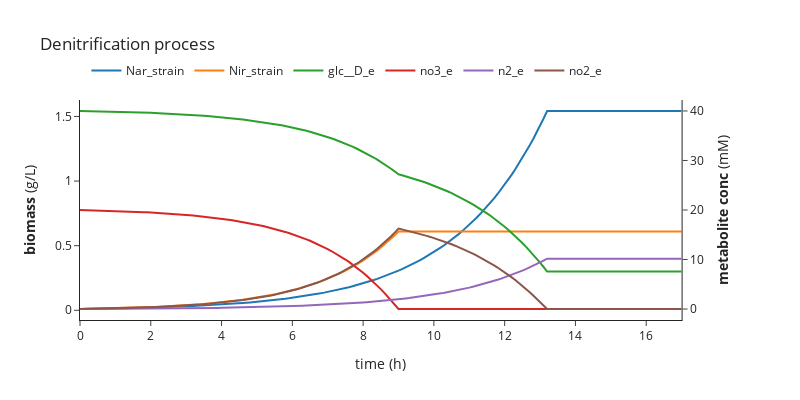

Notebook code for this chart:
### Markdown cell above
Finally, we are going to make a graph of the results

    4.5. Making a graph

### Code cell
import plotly.express as px
import plotly.graph_objects as go
from plotly.subplots import make_subplots
# Create figure with secondary y-axis
fig = make_subplots(specs=[[{"secondary_y": True}]])
for i in ['Nar_strain', 'Nir_strain']:
# Add traces
    fig.add_trace(
    go.Scatter(x=dataframe['cycle']*0.1, y=dataframe[i], name=i),
    secondary_y=False,
    )
for m in ['glc__D_e', 'no3_e', 'n2_e','no2_e']:
    fig.add_trace(
    go.Scatter(x=dataframe['cycle']*0.1, y=dataframe[m], name=m),
    secondary_y=True,
    )

# Set x-axis title
fig.update_xaxes(title_text="time (h)")

# Set y-axes titles
fig.update_yaxes(title_text="<b>biomass</b> (g/L)", secondary_y=False)
fig.update_yaxes(title_text="<b>metabolite conc</b> (mM)", secondary_y=True)
fig.update_layout(legend=dict(

    y=1.2,
    orientation='h',

    x=0.01
),height=400, width=800,title_text="Denitrification process",template='simple_white')
fig.show()

### Figure 1 — Plotly figure (JSON) as saved in the notebook; plotly's stock layout.template omitted (floating-point values rounded to 4 significant figures; data arrays with more than 128 entries replaced by an {"elided": "..."} marker saying what was removed)
{"data": [{"name": "Nar_strain", "type": "scatter", "x": {"elided": "171 float values"}, "xaxis": "x", "y": {"elided": "171 float values"}, "yaxis": "y"}, {"name": "Nir_strain", "type": "scatter", "x": {"elided": "171 float values"}, "xaxis": "x", "y": {"elided": "171 float values"}, "yaxis": "y"}, {"name": "glc__D_e", "type": "scatter", "x": {"elided": "171 float values"}, "xaxis": "x", "y": {"elided": "171 float values"}, "yaxis": "y2"}, {"name": "no3_e", "type": "scatter", "x": {"elided": "171 float values"}, "xaxis": "x", "y": {"elided": "171 float values"}, "yaxis": "y2"}, {"name": "n2_e", "type": "scatter", "x": {"elided": "171 float values"}, "xaxis": "x", "y": {"elided": "171 float values"}, "yaxis": "y2"}, {"name": "no2_e", "type": "scatter", "x": {"elided": "171 float values"}, "xaxis": "x", "y": {"elided": "171 float values"}, "yaxis": "y2"}], "layout": {"height": 400, "legend": {"orientation": "h", "x": 0.01, "y": 1.2}, "title": {"text": "Denitrification process"}, "width": 800, "xaxis": {"anchor": "y", "domain": [0, 0.94], "title": {"text": "time (h)"}}, "yaxis": {"anchor": "x", "domain": [0, 1], "title": {"text": "<b>biomass</b> (g/L)"}}, "yaxis2": {"anchor": "x", "overlaying": "y", "side": "right", "title": {"text": "<b>metabolite conc</b> (mM)"}}}}
